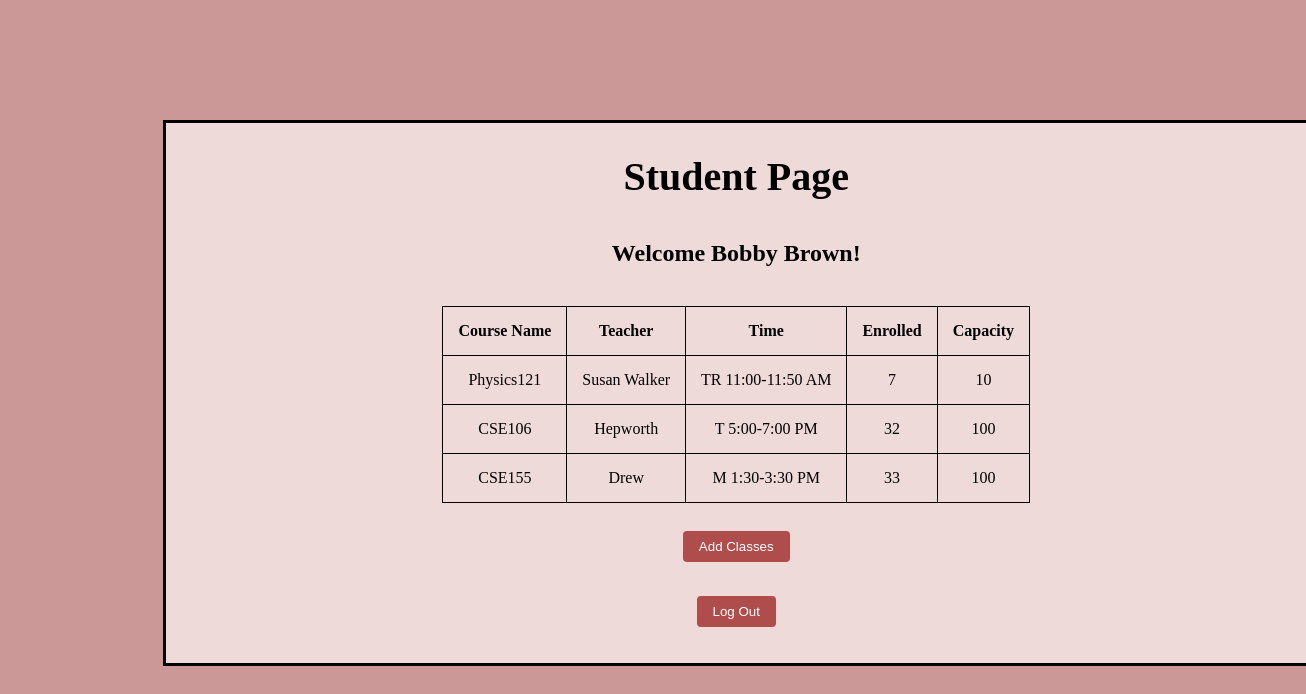
Page /student (signed in) on the committed database.
### Lab08_MiniProject/Courses/main.py (models this page shows, shortened)
class Users(UserMixin, db.Model):
    __tablename__ = "Users"
    userId = db.Column(db.Integer, primary_key = True)
    username = db.Column(db.String, nullable = False)
    name = db.Column(db.String, nullable = False)
    password = db.Column(db.String, nullable = False)
    type = db.Column(db.Integer, nullable = False)

class Courses(db.Model):
    __tablename__ = "Courses"
    classId = db.Column(db.Integer, primary_key = True)
    className = db.Column(db.String, nullable = False)
    teacher = db.Column(db.String, nullable = False)
    time = db.Column(db.String, nullable = False)
    enrolled = db.Column(db.Integer, nullable = False)
    capacity = db.Column(db.Integer, nullable = False)

### Lab08_MiniProject/Courses/main.py (the view)
@app.route("/student")
@login_required
def studentView():
    courses_list = []
    enrolled_classes = Enrollment.query.filter_by(usersId = current_user.userId)
    for course in enrolled_classes:
        courses_list.append(course.classesId)
    classes = Courses.query.filter(Courses.classId.in_(courses_list))
    return render_template('studentview.html', courses = classes, student = current_user.name)

### Lab08_MiniProject/Courses/main.py (called while the page is built)
@login_manager.user_loader
def load_user(userId):
    return Users.query.filter_by(userId = userId).first()

### Lab08_MiniProject/Courses/templates/studentview.html (shortened to what this page needs)
<!DOCTYPE html>
<html>
    <head>
        <link rel="stylesheet" href="../static/student.css">
    </head>
    <body>
        <div class='student_view'>
            <h1 class = "center">Student Page</h1>
            <h2>Welcome {{ student }}!</h2>
            <table id = "studentcourses">
                <thead>
                    <tr>
                        <th>Course Name</th>
                        <th>Teacher</th>
                        <th>Time</th>
                        <th>Enrolled</th>
                        <th>Capacity</th>
                    </tr>
                </thead>
                <tbody>
                    {% for course in courses %}
                    <tr>
                        <td>{{course.className}}</td>
                        <td>{{course.teacher}}</td>
                        <td>{{course.time}}</td>
                        <td>{{course.enrolled}}</td>
                        <td>{{course.capacity}}</td>
                    </tr>
                    {% endfor %}</tbody>
            </table><br>
            <button type="button" class = "s_edit_classes" id = "s_edit_classes">Add Classes</button><br>
            <button type="button" class = "logout" id = "logoutStudentView">Log Out</button>
        </div>
    </body>
</html>

### Lab08_MiniProject/Courses/static/student.css (style rules this page uses)
h1 { font-size: 2.5rem; margin-bottom: 1rem; text-align: center; color: black; }
h2 { padding: 10px; color: black; }
button { background-color: rgb(175, 76, 76); color: white; padding: 0.5rem 1rem; border: none; border-radius: 4px; cursor: pointer; margin-bottom: 1rem; }
.student_view { text-align: center; margin: auto; width: 1100px; height: 500px; background-color: #efdada; border: 3px solid #000; padding: 20px; position: absolute; top: 15%; left: 12.5%; display: flex; flex-direction: column; align-items: center; justify-content: center; }
#studentcourses { text-align: center; margin: auto; padding: 0.5rem 1rem; color: black; }
table, th, td { border: 1px solid black; border-collapse: collapse; padding: 15px; margin: 2pc; color: black; text-align: center; }
body { background-color: rgb(203, 151, 151); text-align: center; margin: auto; color: black; }
.center { color: black; text-align: center; margin: auto; }

### rows in the picture
Users: name "Bobby Brown"
Courses: className "Physics121", teacher "Susan Walker", time "TR 11:00-11:50 AM", enrolled "7", capacity "10"
Courses: className "CSE106", teacher "Hepworth", time "T 5:00-7:00 PM", enrolled "32", capacity "100"
Courses: className "CSE155", teacher "Drew", time "M 1:30-3:30 PM", enrolled "33", capacity "100"
